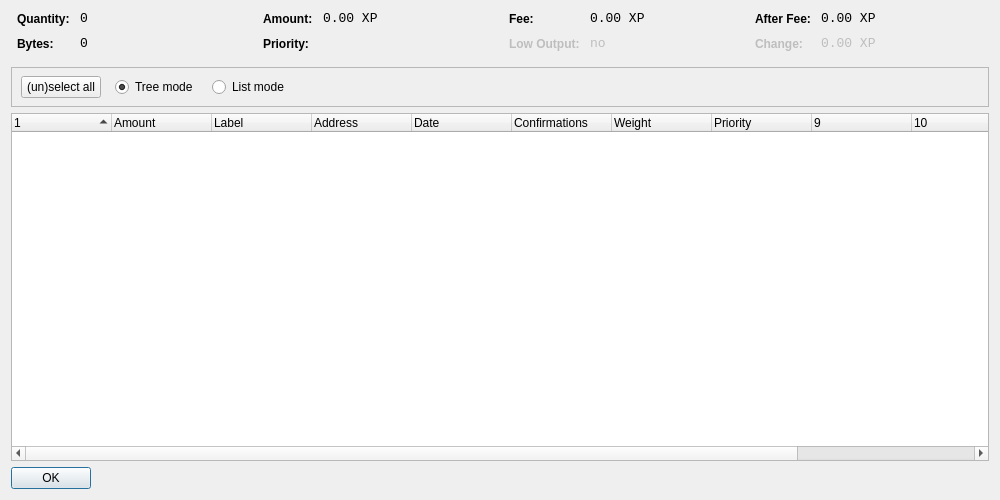
<?xml version="1.0" encoding="UTF-8"?>
<ui version="4.0">
 <class>CoinControlDialog</class>
 <widget class="QWidget" name="CoinControlDialog">
  <property name="geometry">
   <rect>
    <x>0</x>
    <y>0</y>
    <width>1000</width>
    <height>500</height>
   </rect>
  </property>
  <property name="windowTitle">
   <string>Coin Control</string>
  </property>
  <layout class="QVBoxLayout" name="verticalLayout">
   <item>
    <layout class="QHBoxLayout" name="horizontalLayoutTop" stretch="0,0,0,0">
     <property name="topMargin">
      <number>0</number>
     </property>
     <property name="bottomMargin">
      <number>10</number>
     </property>
     <item>
      <layout class="QFormLayout" name="formLayoutCoinControl1">
       <property name="horizontalSpacing">
        <number>10</number>
       </property>
       <property name="verticalSpacing">
        <number>10</number>
       </property>
       <property name="leftMargin">
        <number>6</number>
       </property>
       <property name="rightMargin">
        <number>6</number>
       </property>
       <item row="0" column="0">
        <widget class="QLabel" name="labelCoinControlQuantityText">
         <property name="styleSheet">
          <string notr="true">font-weight:bold;</string>
         </property>
         <property name="text">
          <string>Quantity:</string>
         </property>
        </widget>
       </item>
       <item row="0" column="1">
        <widget class="QLabel" name="labelCoinControlQuantity">
         <property name="font">
          <font>
           <family>Monospace</family>
           <pointsize>10</pointsize>
          </font>
         </property>
         <property name="cursor">
          <cursorShape>IBeamCursor</cursorShape>
         </property>
         <property name="contextMenuPolicy">
          <enum>Qt::ActionsContextMenu</enum>
         </property>
         <property name="text">
          <string notr="true">0</string>
         </property>
         <property name="textInteractionFlags">
          <set>Qt::LinksAccessibleByMouse|Qt::TextSelectableByKeyboard|Qt::TextSelectableByMouse</set>
         </property>
        </widget>
       </item>
       <item row="1" column="0">
        <widget class="QLabel" name="labelCoinControlBytesText">
         <property name="styleSheet">
          <string notr="true">font-weight:bold;</string>
         </property>
         <property name="text">
          <string>Bytes:</string>
         </property>
        </widget>
       </item>
       <item row="1" column="1">
        <widget class="QLabel" name="labelCoinControlBytes">
         <property name="font">
          <font>
           <family>Monospace</family>
           <pointsize>10</pointsize>
          </font>
         </property>
         <property name="cursor">
          <cursorShape>IBeamCursor</cursorShape>
         </property>
         <property name="contextMenuPolicy">
          <enum>Qt::ActionsContextMenu</enum>
         </property>
         <property name="text">
          <string notr="true">0</string>
         </property>
         <property name="textInteractionFlags">
          <set>Qt::LinksAccessibleByMouse|Qt::TextSelectableByKeyboard|Qt::TextSelectableByMouse</set>
         </property>
        </widget>
       </item>
      </layout>
     </item>
     <item>
      <layout class="QFormLayout" name="formLayoutCoinControl2">
       <property name="horizontalSpacing">
        <number>10</number>
       </property>
       <property name="verticalSpacing">
        <number>10</number>
       </property>
       <property name="leftMargin">
        <number>6</number>
       </property>
       <property name="rightMargin">
        <number>6</number>
       </property>
       <item row="0" column="0">
        <widget class="QLabel" name="labelCoinControlAmountText">
         <property name="styleSheet">
          <string notr="true">font-weight:bold;</string>
         </property>
         <property name="text">
          <string>Amount:</string>
         </property>
        </widget>
       </item>
       <item row="0" column="1">
        <widget class="QLabel" name="labelCoinControlAmount">
         <property name="font">
          <font>
           <family>Monospace</family>
           <pointsize>10</pointsize>
          </font>
         </property>
         <property name="cursor">
          <cursorShape>IBeamCursor</cursorShape>
         </property>
         <property name="contextMenuPolicy">
          <enum>Qt::ActionsContextMenu</enum>
         </property>
         <property name="text">
          <string notr="true">0.00 XP</string>
         </property>
         <property name="textInteractionFlags">
          <set>Qt::LinksAccessibleByMouse|Qt::TextSelectableByKeyboard|Qt::TextSelectableByMouse</set>
         </property>
        </widget>
       </item>
       <item row="1" column="0">
        <widget class="QLabel" name="labelCoinControlPriorityText">
         <property name="styleSheet">
          <string notr="true">font-weight:bold;</string>
         </property>
         <property name="text">
          <string>Priority:</string>
         </property>
        </widget>
       </item>
       <item row="1" column="1">
        <widget class="QLabel" name="labelCoinControlPriority">
         <property name="font">
          <font>
           <family>Monospace</family>
           <pointsize>10</pointsize>
          </font>
         </property>
         <property name="cursor">
          <cursorShape>IBeamCursor</cursorShape>
         </property>
         <property name="contextMenuPolicy">
          <enum>Qt::ActionsContextMenu</enum>
         </property>
         <property name="text">
          <string/>
         </property>
         <property name="textInteractionFlags">
          <set>Qt::LinksAccessibleByMouse|Qt::TextSelectableByKeyboard|Qt::TextSelectableByMouse</set>
         </property>
        </widget>
       </item>
      </layout>
     </item>
     <item>
      <layout class="QFormLayout" name="formLayoutCoinControl3">
       <property name="horizontalSpacing">
        <number>10</number>
       </property>
       <property name="verticalSpacing">
        <number>10</number>
       </property>
       <property name="leftMargin">
        <number>6</number>
       </property>
       <property name="rightMargin">
        <number>6</number>
       </property>
       <item row="0" column="0">
        <widget class="QLabel" name="labelCoinControlFeeText">
         <property name="styleSheet">
          <string notr="true">font-weight:bold;</string>
         </property>
         <property name="text">
          <string>Fee:</string>
         </property>
        </widget>
       </item>
       <item row="0" column="1">
        <widget class="QLabel" name="labelCoinControlFee">
         <property name="font">
          <font>
           <family>Monospace</family>
           <pointsize>10</pointsize>
          </font>
         </property>
         <property name="cursor">
          <cursorShape>IBeamCursor</cursorShape>
         </property>
         <property name="contextMenuPolicy">
          <enum>Qt::ActionsContextMenu</enum>
         </property>
         <property name="text">
          <string notr="true">0.00 XP</string>
         </property>
         <property name="textInteractionFlags">
          <set>Qt::LinksAccessibleByMouse|Qt::TextSelectableByKeyboard|Qt::TextSelectableByMouse</set>
         </property>
        </widget>
       </item>
       <item row="1" column="0">
        <widget class="QLabel" name="labelCoinControlLowOutputText">
         <property name="enabled">
          <bool>false</bool>
         </property>
         <property name="styleSheet">
          <string notr="true">font-weight:bold;</string>
         </property>
         <property name="text">
          <string>Low Output:</string>
         </property>
        </widget>
       </item>
       <item row="1" column="1">
        <widget class="QLabel" name="labelCoinControlLowOutput">
         <property name="enabled">
          <bool>false</bool>
         </property>
         <property name="font">
          <font>
           <family>Monospace</family>
           <pointsize>10</pointsize>
          </font>
         </property>
         <property name="cursor">
          <cursorShape>IBeamCursor</cursorShape>
         </property>
         <property name="contextMenuPolicy">
          <enum>Qt::ActionsContextMenu</enum>
         </property>
         <property name="text">
          <string>no</string>
         </property>
         <property name="textInteractionFlags">
          <set>Qt::LinksAccessibleByMouse|Qt::TextSelectableByKeyboard|Qt::TextSelectableByMouse</set>
         </property>
        </widget>
       </item>
      </layout>
     </item>
     <item>
      <layout class="QFormLayout" name="formLayoutCoinControl4">
       <property name="horizontalSpacing">
        <number>10</number>
       </property>
       <property name="verticalSpacing">
        <number>10</number>
       </property>
       <property name="leftMargin">
        <number>6</number>
       </property>
       <property name="rightMargin">
        <number>6</number>
       </property>
       <item row="0" column="0">
        <widget class="QLabel" name="labelCoinControlAfterFeeText">
         <property name="styleSheet">
          <string notr="true">font-weight:bold;</string>
         </property>
         <property name="text">
          <string>After Fee:</string>
         </property>
        </widget>
       </item>
       <item row="0" column="1">
        <widget class="QLabel" name="labelCoinControlAfterFee">
         <property name="font">
          <font>
           <family>Monospace</family>
           <pointsize>10</pointsize>
          </font>
         </property>
         <property name="cursor">
          <cursorShape>IBeamCursor</cursorShape>
         </property>
         <property name="contextMenuPolicy">
          <enum>Qt::ActionsContextMenu</enum>
         </property>
         <property name="text">
          <string notr="true">0.00 XP</string>
         </property>
         <property name="textInteractionFlags">
          <set>Qt::LinksAccessibleByMouse|Qt::TextSelectableByKeyboard|Qt::TextSelectableByMouse</set>
         </property>
        </widget>
       </item>
       <item row="1" column="0">
        <widget class="QLabel" name="labelCoinControlChangeText">
         <property name="enabled">
          <bool>false</bool>
         </property>
         <property name="styleSheet">
          <string notr="true">font-weight:bold;</string>
         </property>
         <property name="text">
          <string>Change:</string>
         </property>
        </widget>
       </item>
       <item row="1" column="1">
        <widget class="QLabel" name="labelCoinControlChange">
         <property name="enabled">
          <bool>false</bool>
         </property>
         <property name="font">
          <font>
           <family>Monospace</family>
           <pointsize>10</pointsize>
          </font>
         </property>
         <property name="cursor">
          <cursorShape>IBeamCursor</cursorShape>
         </property>
         <property name="contextMenuPolicy">
          <enum>Qt::ActionsContextMenu</enum>
         </property>
         <property name="text">
          <string notr="true">0.00 XP</string>
         </property>
         <property name="textInteractionFlags">
          <set>Qt::LinksAccessibleByMouse|Qt::TextSelectableByKeyboard|Qt::TextSelectableByMouse</set>
         </property>
        </widget>
       </item>
      </layout>
     </item>
    </layout>
   </item>
   <item>
    <widget class="QFrame" name="frame">
     <property name="minimumSize">
      <size>
       <width>0</width>
       <height>40</height>
      </size>
     </property>
     <property name="frameShape">
      <enum>QFrame::StyledPanel</enum>
     </property>
     <property name="frameShadow">
      <enum>QFrame::Sunken</enum>
     </property>
     <widget class="QWidget" name="horizontalLayoutWidget">
      <property name="geometry">
       <rect>
        <x>10</x>
        <y>0</y>
        <width>781</width>
        <height>41</height>
       </rect>
      </property>
      <layout class="QHBoxLayout" name="horizontalLayoutPanel" stretch="0,0,0,0">
       <property name="spacing">
        <number>14</number>
       </property>
       <item>
        <widget class="QPushButton" name="pushButtonSelectAll">
         <property name="sizePolicy">
          <sizepolicy hsizetype="Maximum" vsizetype="Fixed">
           <horstretch>0</horstretch>
           <verstretch>0</verstretch>
          </sizepolicy>
         </property>
         <property name="text">
          <string>(un)select all</string>
         </property>
        </widget>
       </item>
       <item>
        <widget class="QRadioButton" name="radioTreeMode">
         <property name="sizePolicy">
          <sizepolicy hsizetype="Maximum" vsizetype="Fixed">
           <horstretch>0</horstretch>
           <verstretch>0</verstretch>
          </sizepolicy>
         </property>
         <property name="text">
          <string>Tree mode</string>
         </property>
         <property name="checked">
          <bool>true</bool>
         </property>
        </widget>
       </item>
       <item>
        <widget class="QRadioButton" name="radioListMode">
         <property name="sizePolicy">
          <sizepolicy hsizetype="Maximum" vsizetype="Fixed">
           <horstretch>0</horstretch>
           <verstretch>0</verstretch>
          </sizepolicy>
         </property>
         <property name="text">
          <string>List mode</string>
         </property>
        </widget>
       </item>
       <item>
        <spacer name="horizontalSpacer">
         <property name="orientation">
          <enum>Qt::Horizontal</enum>
         </property>
         <property name="sizeHint" stdset="0">
          <size>
           <width>40</width>
           <height>20</height>
          </size>
         </property>
        </spacer>
       </item>
      </layout>
     </widget>
    </widget>
   </item>
   <item>
    <widget class="CoinControlTreeWidget" name="treeWidget">
     <property name="contextMenuPolicy">
      <enum>Qt::CustomContextMenu</enum>
     </property>
     <property name="sortingEnabled">
      <bool>false</bool>
     </property>
     <property name="columnCount">
      <number>12</number>
     </property>
     <attribute name="headerShowSortIndicator" stdset="0">
      <bool>true</bool>
     </attribute>
     <attribute name="headerStretchLastSection">
      <bool>false</bool>
     </attribute>
     <column>
      <property name="text">
       <string/>
      </property>
     </column>
     <column>
      <property name="text">
       <string>Amount</string>
      </property>
     </column>
     <column>
      <property name="text">
       <string>Label</string>
      </property>
     </column>
     <column>
      <property name="text">
       <string>Address</string>
      </property>
     </column>
     <column>
      <property name="text">
       <string>Date</string>
      </property>
     </column>
     <column>
      <property name="text">
       <string>Confirmations</string>
      </property>
      <property name="toolTip">
       <string>Confirmed</string>
      </property>
     </column>
     <column>
      <property name="text">
       <string>Weight</string>
      </property>
     </column>
     <column>
      <property name="text">
       <string>Priority</string>
      </property>
     </column>
     <column>
      <property name="text">
       <string/>
      </property>
     </column>
     <column>
      <property name="text">
       <string/>
      </property>
     </column>
     <column>
      <property name="text">
       <string/>
      </property>
     </column>
     <column>
      <property name="text">
       <string/>
      </property>
     </column>
    </widget>
   </item>
   <item>
    <widget class="QDialogButtonBox" name="buttonBox">
     <property name="sizePolicy">
      <sizepolicy hsizetype="Maximum" vsizetype="Fixed">
       <horstretch>0</horstretch>
       <verstretch>0</verstretch>
      </sizepolicy>
     </property>
     <property name="orientation">
      <enum>Qt::Horizontal</enum>
     </property>
     <property name="standardButtons">
      <set>QDialogButtonBox::Ok</set>
     </property>
    </widget>
   </item>
  </layout>
 </widget>
 <customwidgets>
  <customwidget>
   <class>CoinControlTreeWidget</class>
   <extends>QTreeWidget</extends>
   <header>coincontroltreewidget.h</header>
  </customwidget>
 </customwidgets>
 <resources/>
 <connections/>
</ui>
